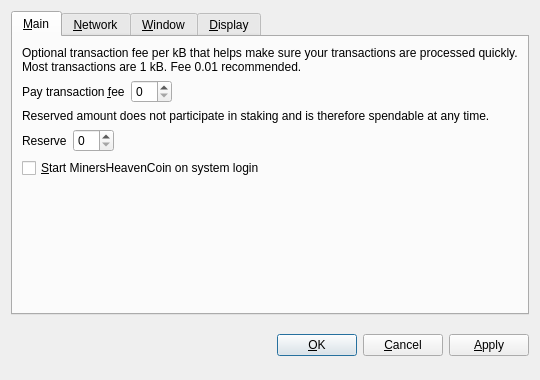
<?xml version="1.0" encoding="UTF-8"?>
<ui version="4.0">
 <class>OptionsDialog</class>
 <widget class="QDialog" name="OptionsDialog">
  <property name="geometry">
   <rect>
    <x>0</x>
    <y>0</y>
    <width>540</width>
    <height>380</height>
   </rect>
  </property>
  <property name="windowTitle">
   <string>Options</string>
  </property>
  <property name="modal">
   <bool>true</bool>
  </property>
  <layout class="QVBoxLayout" name="verticalLayout">
   <item>
    <widget class="QTabWidget" name="tabWidget">
     <property name="tabPosition">
      <enum>QTabWidget::North</enum>
     </property>
     <property name="currentIndex">
      <number>0</number>
     </property>
     <widget class="QWidget" name="tabMain">
      <attribute name="title">
       <string>&amp;Main</string>
      </attribute>
      <layout class="QVBoxLayout" name="verticalLayout_Main">
       <item>
        <widget class="QLabel" name="transactionFeeInfoLabel">
         <property name="text">
          <string>Optional transaction fee per kB that helps make sure your transactions are processed quickly. Most transactions are 1 kB. Fee 0.01 recommended.</string>
         </property>
         <property name="textFormat">
          <enum>Qt::PlainText</enum>
         </property>
         <property name="wordWrap">
          <bool>true</bool>
         </property>
        </widget>
       </item>
       <item>
        <layout class="QHBoxLayout" name="horizontalLayoutFee">
         <item>
          <widget class="QLabel" name="transactionFeeLabel">
           <property name="text">
            <string>Pay transaction &amp;fee</string>
           </property>
           <property name="textFormat">
            <enum>Qt::PlainText</enum>
           </property>
           <property name="buddy">
            <cstring>transactionFee</cstring>
           </property>
          </widget>
         </item>
         <item>
          <widget class="BitcoinAmountField" name="transactionFee"/>
         </item>
         <item>
          <spacer name="horizontalSpacerFee">
           <property name="orientation">
            <enum>Qt::Horizontal</enum>
           </property>
           <property name="sizeHint" stdset="0">
            <size>
             <width>40</width>
             <height>20</height>
            </size>
           </property>
          </spacer>
         </item>
        </layout>
       </item>
       <item>
        <widget class="QLabel" name="reserveBalanceInfoLabel">
         <property name="text">
          <string>Reserved amount does not participate in staking and is therefore spendable at any time.</string>
         </property>
         <property name="textFormat">
          <enum>Qt::PlainText</enum>
         </property>
         <property name="wordWrap">
          <bool>true</bool>
         </property>
        </widget>
       </item>
       <item>
        <layout class="QHBoxLayout" name="horizontalLayoutReserveBalance">
         <item>
          <widget class="QLabel" name="reserveBalanceLabel">
           <property name="text">
            <string>Reserve</string>
           </property>
           <property name="textFormat">
            <enum>Qt::PlainText</enum>
           </property>
           <property name="buddy">
            <cstring>reserveBalance</cstring>
           </property>
          </widget>
         </item>
         <item>
          <widget class="BitcoinAmountField" name="reserveBalance"/>
         </item>
         <item>
          <spacer name="horizontalSpacerReserveBalance">
           <property name="orientation">
            <enum>Qt::Horizontal</enum>
           </property>
           <property name="sizeHint" stdset="0">
            <size>
             <width>40</width>
             <height>20</height>
            </size>
           </property>
          </spacer>
         </item>
        </layout>
       </item>
       <item>
        <widget class="QCheckBox" name="bitcoinAtStartup">
         <property name="toolTip">
          <string>Automatically start MinersHeavenCoin after logging in to the system.</string>
         </property>
         <property name="text">
          <string>&amp;Start MinersHeavenCoin on system login</string>
         </property>
        </widget>
       </item>
       <item>
        <spacer name="verticalSpacer_Main">
         <property name="orientation">
          <enum>Qt::Vertical</enum>
         </property>
         <property name="sizeHint" stdset="0">
          <size>
           <width>20</width>
           <height>40</height>
          </size>
         </property>
        </spacer>
       </item>
      </layout>
     </widget>
     <widget class="QWidget" name="tabNetwork">
      <attribute name="title">
       <string>&amp;Network</string>
      </attribute>
      <layout class="QVBoxLayout" name="verticalLayout_Network">
       <item>
        <widget class="QCheckBox" name="mapPortUpnp">
         <property name="toolTip">
          <string>Automatically open the MinersHeavenCoin client port on the router. This only works when your router supports UPnP and it is enabled.</string>
         </property>
         <property name="text">
          <string>Map port using &amp;UPnP</string>
         </property>
        </widget>
       </item>
       <item>
        <widget class="QCheckBox" name="connectSocks">
         <property name="toolTip">
          <string>Connect to the MinersHeavenCoin network through a SOCKS proxy (e.g. when connecting through Tor).</string>
         </property>
         <property name="text">
          <string>&amp;Connect through SOCKS proxy:</string>
         </property>
        </widget>
       </item>
       <item>
        <layout class="QHBoxLayout" name="horizontalLayout_Network">
         <item>
          <widget class="QLabel" name="proxyIpLabel">
           <property name="text">
            <string>Proxy &amp;IP:</string>
           </property>
           <property name="textFormat">
            <enum>Qt::PlainText</enum>
           </property>
           <property name="buddy">
            <cstring>proxyIp</cstring>
           </property>
          </widget>
         </item>
         <item>
          <widget class="QValidatedLineEdit" name="proxyIp">
           <property name="maximumSize">
            <size>
             <width>140</width>
             <height>16777215</height>
            </size>
           </property>
           <property name="toolTip">
            <string>IP address of the proxy (e.g. 127.0.0.1)</string>
           </property>
          </widget>
         </item>
         <item>
          <widget class="QLabel" name="proxyPortLabel">
           <property name="text">
            <string>&amp;Port:</string>
           </property>
           <property name="textFormat">
            <enum>Qt::PlainText</enum>
           </property>
           <property name="buddy">
            <cstring>proxyPort</cstring>
           </property>
          </widget>
         </item>
         <item>
          <widget class="QLineEdit" name="proxyPort">
           <property name="maximumSize">
            <size>
             <width>55</width>
             <height>16777215</height>
            </size>
           </property>
           <property name="toolTip">
            <string>Port of the proxy (e.g. 9050)</string>
           </property>
          </widget>
         </item>
         <item>
          <widget class="QLabel" name="socksVersionLabel">
           <property name="text">
            <string>SOCKS &amp;Version:</string>
           </property>
           <property name="textFormat">
            <enum>Qt::PlainText</enum>
           </property>
           <property name="buddy">
            <cstring>socksVersion</cstring>
           </property>
          </widget>
         </item>
         <item>
          <widget class="QValueComboBox" name="socksVersion">
           <property name="toolTip">
            <string>SOCKS version of the proxy (e.g. 5)</string>
           </property>
          </widget>
         </item>
         <item>
          <spacer name="horizontalSpacer_Network">
           <property name="orientation">
            <enum>Qt::Horizontal</enum>
           </property>
           <property name="sizeHint" stdset="0">
            <size>
             <width>40</width>
             <height>20</height>
            </size>
           </property>
          </spacer>
         </item>
        </layout>
       </item>
       <item>
        <spacer name="verticalSpacer_Network">
         <property name="orientation">
          <enum>Qt::Vertical</enum>
         </property>
         <property name="sizeHint" stdset="0">
          <size>
           <width>20</width>
           <height>40</height>
          </size>
         </property>
        </spacer>
       </item>
      </layout>
     </widget>
     <widget class="QWidget" name="tabWindow">
      <attribute name="title">
       <string>&amp;Window</string>
      </attribute>
      <layout class="QVBoxLayout" name="verticalLayout_Window">
       <item>
        <widget class="QCheckBox" name="minimizeToTray">
         <property name="toolTip">
          <string>Show only a tray icon after minimizing the window.</string>
         </property>
         <property name="text">
          <string>&amp;Minimize to the tray instead of the taskbar</string>
         </property>
        </widget>
       </item>
       <item>
        <widget class="QCheckBox" name="minimizeOnClose">
         <property name="toolTip">
          <string>Minimize instead of exit the application when the window is closed. When this option is enabled, the application will be closed only after selecting Quit in the menu.</string>
         </property>
         <property name="text">
          <string>M&amp;inimize on close</string>
         </property>
        </widget>
       </item>
       <item>
        <spacer name="verticalSpacer_Window">
         <property name="orientation">
          <enum>Qt::Vertical</enum>
         </property>
         <property name="sizeHint" stdset="0">
          <size>
           <width>20</width>
           <height>40</height>
          </size>
         </property>
        </spacer>
       </item>
      </layout>
     </widget>
     <widget class="QWidget" name="tabDisplay">
      <attribute name="title">
       <string>&amp;Display</string>
      </attribute>
      <layout class="QVBoxLayout" name="verticalLayout_Display">
       <item>
        <layout class="QHBoxLayout" name="horizontalLayout_1_Display">
         <item>
          <widget class="QLabel" name="langLabel">
           <property name="text">
            <string>User Interface &amp;language:</string>
           </property>
           <property name="textFormat">
            <enum>Qt::PlainText</enum>
           </property>
           <property name="buddy">
            <cstring>lang</cstring>
           </property>
          </widget>
         </item>
         <item>
          <widget class="QValueComboBox" name="lang">
           <property name="toolTip">
            <string>The user interface language can be set here. This setting will take effect after restarting MinersHeavenCoin.</string>
           </property>
          </widget>
         </item>
        </layout>
       </item>
       <item>
        <layout class="QHBoxLayout" name="horizontalLayout_2_Display">
         <item>
          <widget class="QLabel" name="unitLabel">
           <property name="text">
            <string>&amp;Unit to show amounts in:</string>
           </property>
           <property name="textFormat">
            <enum>Qt::PlainText</enum>
           </property>
           <property name="buddy">
            <cstring>unit</cstring>
           </property>
          </widget>
         </item>
         <item>
          <widget class="QValueComboBox" name="unit">
           <property name="toolTip">
            <string>Choose the default subdivision unit to show in the interface and when sending coins.</string>
           </property>
          </widget>
         </item>
        </layout>
       </item>
       <item>
        <widget class="QCheckBox" name="displayAddresses">
         <property name="toolTip">
          <string>Whether to show MinersHeavenCoin addresses in the transaction list or not.</string>
         </property>
         <property name="text">
          <string>&amp;Display addresses in transaction list</string>
         </property>
        </widget>
       </item>
       <item>
        <widget class="QCheckBox" name="coinControlFeatures">
         <property name="toolTip">
          <string>Whether to show coin control features or not.</string>
         </property>
         <property name="text">
          <string>Display coin &amp;control features (experts only!)</string>
         </property>
        </widget>
       </item>
       <item>
        <spacer name="verticalSpacer_Display">
         <property name="orientation">
          <enum>Qt::Vertical</enum>
         </property>
         <property name="sizeHint" stdset="0">
          <size>
           <width>20</width>
           <height>40</height>
          </size>
         </property>
        </spacer>
       </item>
      </layout>
     </widget>
    </widget>
   </item>
   <item>
    <layout class="QHBoxLayout" name="horizontalLayout_Buttons">
     <item>
      <spacer name="horizontalSpacer_1">
       <property name="orientation">
        <enum>Qt::Horizontal</enum>
       </property>
       <property name="sizeHint" stdset="0">
        <size>
         <width>40</width>
         <height>48</height>
        </size>
       </property>
      </spacer>
     </item>
     <item>
      <widget class="QLabel" name="statusLabel">
       <property name="font">
        <font>
         <weight>75</weight>
         <bold>true</bold>
        </font>
       </property>
       <property name="text">
        <string/>
       </property>
       <property name="textFormat">
        <enum>Qt::PlainText</enum>
       </property>
       <property name="wordWrap">
        <bool>true</bool>
       </property>
      </widget>
     </item>
     <item>
      <spacer name="horizontalSpacer_2">
       <property name="orientation">
        <enum>Qt::Horizontal</enum>
       </property>
       <property name="sizeHint" stdset="0">
        <size>
         <width>40</width>
         <height>48</height>
        </size>
       </property>
      </spacer>
     </item>
     <item>
      <widget class="QPushButton" name="okButton">
       <property name="text">
        <string>&amp;OK</string>
       </property>
      </widget>
     </item>
     <item>
      <widget class="QPushButton" name="cancelButton">
       <property name="text">
        <string>&amp;Cancel</string>
       </property>
       <property name="autoDefault">
        <bool>false</bool>
       </property>
      </widget>
     </item>
     <item>
      <widget class="QPushButton" name="applyButton">
       <property name="text">
        <string>&amp;Apply</string>
       </property>
       <property name="autoDefault">
        <bool>false</bool>
       </property>
      </widget>
     </item>
    </layout>
   </item>
  </layout>
 </widget>
 <customwidgets>
  <customwidget>
   <class>BitcoinAmountField</class>
   <extends>QSpinBox</extends>
   <header>bitcoinamountfield.h</header>
  </customwidget>
  <customwidget>
   <class>QValueComboBox</class>
   <extends>QComboBox</extends>
   <header>qvaluecombobox.h</header>
  </customwidget>
  <customwidget>
   <class>QValidatedLineEdit</class>
   <extends>QLineEdit</extends>
   <header>qvalidatedlineedit.h</header>
  </customwidget>
 </customwidgets>
 <resources/>
 <connections/>
</ui>
